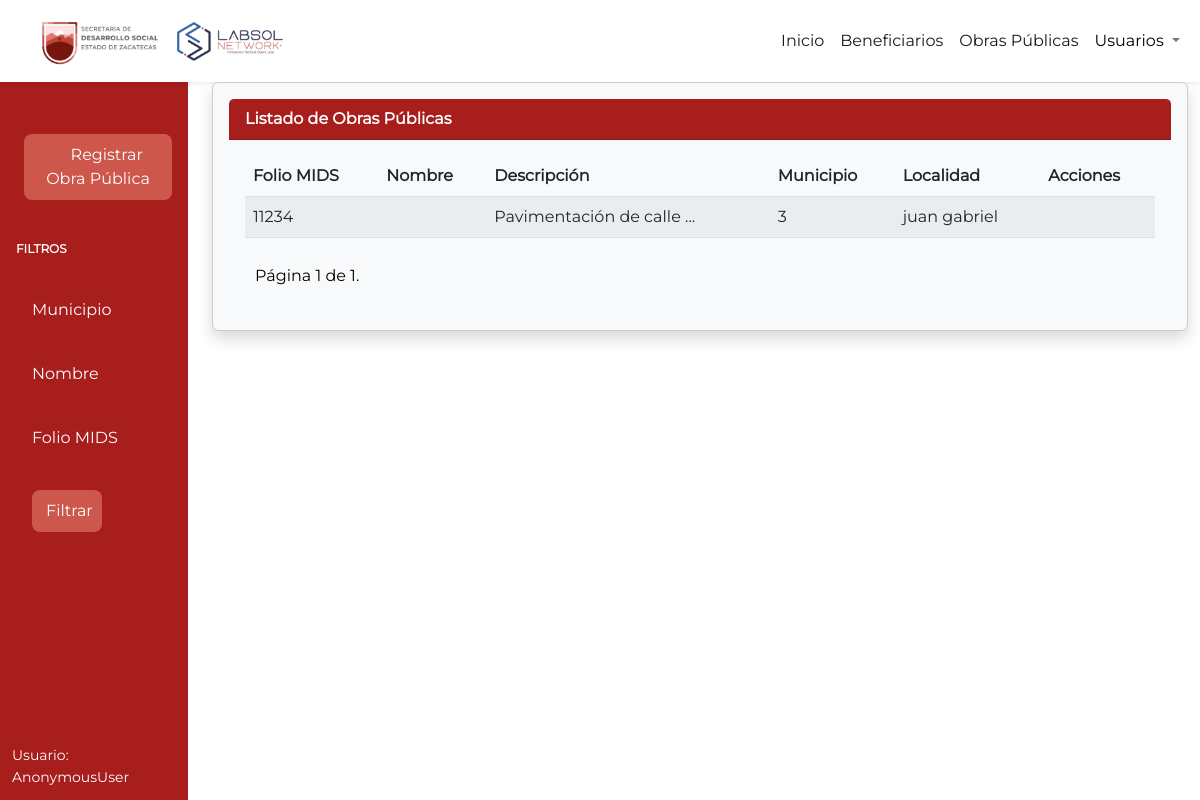
Screenshot of /obras_publicas/ with the database file from the repository.
### obras/models.py (models this page shows, shortened)
class ObraPublica(models.Model):
    folio_mids = models.CharField(max_length=255)
    nombre_obra = models.CharField(max_length=150)
    descripcion = models.CharField(max_length=255)
    municipio = models.CharField('Municipio', max_length=2, choices=MUNICIPIOS)
    localidad = models.CharField(max_length=150)
    finalizado = models.BooleanField(default=False)

### obras/views.py (the view)
# urls.py: path('', views.lista_obras_publicas, name='obras_publicas'),
def lista_obras_publicas(request):
    obras_publicas = ObraPublica.objects.order_by('id')
    paginator = Paginator(obras_publicas, 6)
    page_number = request.GET.get('page')
    comments_page = paginator.get_page(page_number)
    status = request.session.pop('status', None)
    return render(request, 'obras_publicas.html', {'obras': comments_page, 'status': status})

### obras/templates/obras_publicas.html (shortened to what this page needs)
{% extends 'base.html' %}
{% block head %}
    {% load static %}
    <link rel="stylesheet" href="{%static '/css/Sidebar.css'%}">
{% endblock head %}
{% block contenido %}
<div class="content-container">
    <div class="container-fluid">
      <div class="row">
        <div class="col-md-2 sidebar-container">
          <div id="sidenavAccordion" class="sb-sidenav accordion sb-sidenav-dark">
            <div class="sb-sidenav-menu align-items-start">
              <div class="nav">
                <div>
              <div class="sb-sidenav-menu-heading"></div>
              <a class="nav-link active d-flex justify-content-center" href="{% url 'registrar_obra_publica' %}">
                <div class="sb-nav-link-icon"></div><button class="btn"><i class="fa fa-plus-circle"
                    style="padding-right: 5px;"></i>Registrar Obra Pública</button>
              </a>
              <div>
                <div class="sb-sidenav-menu-heading align-content-center">
                    <b><p class="text-white">Filtros</p></b>
                  </div>
                  <form method = "POST">
                    <div class="nav-link collapsed custom-link"  data-toggle="collapse" data-target="#collapseLayouts"
                      aria-expanded="false" aria-controls="collapseLayouts">
                      <span>Municipio <p>{{form.nombre_filtroformulario}}</p></span>
                    </div>
                    <div class="nav-link collapsed custom-link"  data-toggle="collapse" data-target="#collapseLayouts"
                      aria-expanded="false" aria-controls="collapseLayouts">
                      <span>Nombre <p>{{form.nombre_filtroformulario}}</p></span>
                    </div>
                    <div class="nav-link collapsed custom-link"  data-toggle="collapse" data-target="#collapseLayouts"
                      aria-expanded="false" aria-controls="collapseLayouts">
                      <span>Folio MIDS <p>{{form.nombre_filtroformulario}}</p></span>
                    </div>
                    <div class="nav-link collapsed custom-link"  data-toggle="collapse" data-target="#collapseLayouts"
                      aria-expanded="false" aria-controls="collapseLayouts">
                      <button class="btn">Filtrar</button>
                    </div>
                  </form>
              </div>
            </div>
          </div>
        </div>
        <div class="sb-sidenav-footer">
          <div class="small"><span style="font-family: Montserrat, sans-serif;">Usuario: {{user}}</span>
          </div>
        </div>
      </div>
    </div>
    <div class="col-md-10">
        <div class="card text-dark bg-light shadow p-3 bg-light" style="font-family: Montserrat;">
            <div class="card-header" style="background-color: #A71E1C; color: white;"><b>Listado de Obras Públicas</b></div>
                <div class="card-body">
                    <div class="table-responsive">
                        <table class="table table-striped">
                            <thead>
                                <tr>
                                    <th>Folio MIDS</th>
                                    <th>Nombre</th>
                                    <th class="mobile-hidden">Descripción</th>
                                    <th>Municipio</th>
                                    <th class="mobile-hidden">Localidad</th>
                                    <th>Acciones</th>
                                </tr>
                            </thead>
                            <tbody>
                                {% for obra in obras %}
                                    <tr>
                                        <td>{{obra.folio_mids}}</td>
                                        <td>{{ obra.nombre }}</td>
                                        <td class="mobile-hidden">{{ obra.descripcion }}</td>
                                        <td>{{ obra.municipio }}</td>
                                        <td class="mobile-hidden">{{ obra.localidad }}</td>
                                        <td><a href="{% url 'detalles_obra_publica' obra.id %}"><i class="fa fa-eye" aria-hidden="true" ></i></a></td>
                                    </tr>
                                {% endfor %}
                            </tbody>
                        </table>
                    </div>
                    <div class="pagination"  style="padding: 10px 10px;">
                        <span class="step-links">
                            <span class="current" style="color: #000;">
                                Página {{ obras.number }} de {{ obras.paginator.num_pages }}.
                            </span>
                        </span>
                    </div>
                </div>
            </div>
        </div>
    </div>
  </div>
{% endblock contenido %}

### static/css/Sidebar.css (style rules this page uses)
.sb-sidenav-menu-heading { font-family: 'Montserrat'; font-size: 13px; color: #585B5E; font-weight: bold; }
.sidebar-container { margin-left: 0; padding-left: 0; }
.custom-link { display: flex; align-items: center; padding: 2rem; }
.custom-link button { margin: 0; }
.custom-link span { flex-grow: 1; }
a { font-family: 'Montserrat'; font-size: 16px !important; }
.sb-sidenav { display: flex; flex-direction: column; height: 100%; flex-wrap: nowrap; }
.sb-sidenav .sb-sidenav-menu { flex-grow: 1; }
.sb-sidenav .sb-sidenav-menu .nav { flex-direction: column; flex-wrap: nowrap; }
.sb-sidenav .sb-sidenav-menu .nav .sb-sidenav-menu-heading { padding: 1.75rem 1rem 0.75rem; font-size: 0.75rem; text-transform: uppercase; }
.sb-sidenav .sb-sidenav-menu .nav .nav-link { display: flex; align-items: center; padding-top: 0.75rem; padding-bottom: 0.75rem; position: relative; color: #b3b3b3; }
.sb-sidenav .sb-sidenav-footer { padding: 0.75rem; flex-shrink: 0; }
.sb-sidenav-dark { background-color: #A71E1C; color: rgba(255, 255, 255, 0.5); }
.sb-sidenav-dark .sb-sidenav-menu .sb-sidenav-menu-heading { color: rgba(255, 255, 255, 0.25) !important; }
.sb-sidenav-dark .sb-sidenav-menu .nav-link { color: rgba(255, 255, 255, 0.5); }
.sb-sidenav-dark .sb-sidenav-menu .nav div .nav-link.active { color: #fff; }
.sb-sidenav-dark .sb-sidenav-footer { background-color: #A71E1C; }
span { color: white; font-family: 'Montserrat'; }
.btn { color: white; font-family: 'Montserrat'; padding: 8px; background-color: #CC574A; border-radius: 8px; }

### home/templates/base.html (style rules this page uses)
html, body, .container-fluid { height: 100%; }
.row { display: flex; height: 100%; }
.col-md-2.sidebar-container { overflow-y: auto; }
.col-md-10 { overflow-y: auto; }
body { display: flex; flex-direction: column; min-height: 100vh; margin: 0; }
.content-container { flex: 1; }

### obras/templates/obras_publicas.html (style rules this page uses)
html, body, .container-fluid { height: 100%; }
.row { display: flex; height: 100%; }
.col-md-2.sidebar-container { overflow-y: auto; }
.col-md-10 { overflow-y: auto; }
body { display: flex; flex-direction: column; min-height: 100vh; margin: 0; }
.content-container { flex: 1; }

### rows the page displays
ObraPublica: folio_mids "11234", descripcion "Pavimentación de calle ...", municipio "3", localidad "juan gabriel"

### other values shown
{{ user }} "AnonymousUser"
{{ obras.number }} "1"
{{ obras.paginator.num_pages }} "1"
